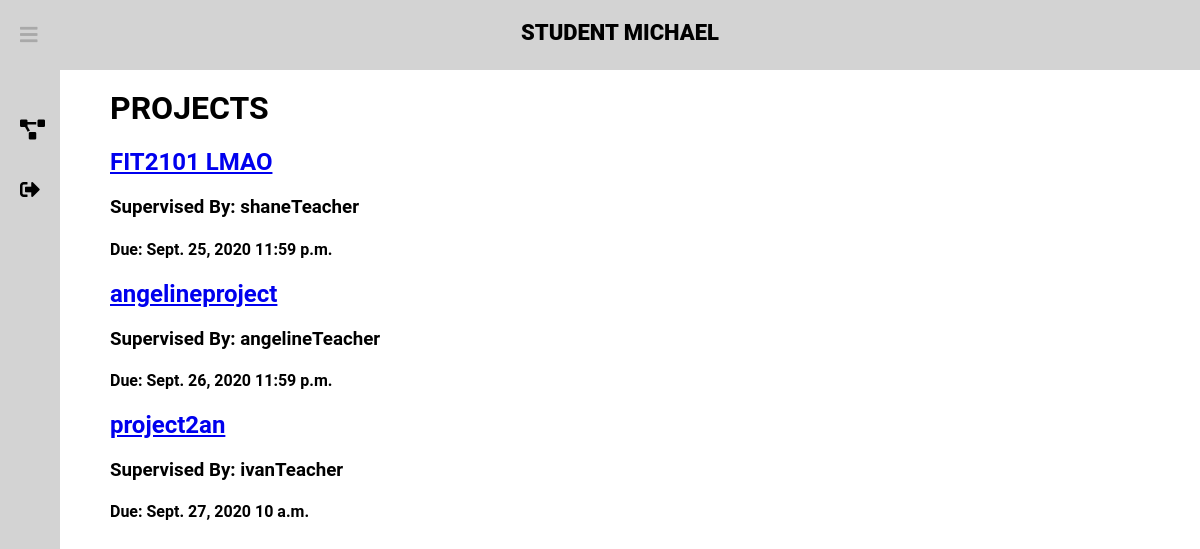
The app's page /dashboard/ (signed in) with its own data.
### projects/models.py (models this page shows, shortened)
class Project(models.Model):
    title = models.CharField(max_length=100)
    due_date = models.DateField()
    due_time = models.TimeField()
    supervisor = models.ForeignKey(User, default=None, on_delete=models.SET_DEFAULT)
    class Meta:
        constraints = [models.UniqueConstraint(fields=['title', 'supervisor'], name="unique title")]
        verbose_name = "Project"

### projects/views.py (the view)
# urls.py: path('dashboard/', project_views.dashboard, name='dashboard'),
@login_required(login_url="/signin")
def dashboard(response):
    if response.user.is_staff:
        projects = Project.objects.filter(supervisor=response.user).order_by('due_date')
        template = "teacherdashboard.html"
    else:
        projects = []
        projectStudents = ProjectStudents.objects.filter(student=response.user)
        if len(projectStudents) > 0:
            for item in projectStudents:
                projects.append(item.project)
        projects.sort(key=lambda project: project.due_date)
        template = "studentdashboard.html"
    arg = {"FirstName": response.user.first_name.capitalize,
           "FullName": response.user.get_full_name,
           "Projects": projects}
    return render(response, template, arg)

### projects/templates/studentdashboard.html (shortened to what this page needs)
<!DOCTYPE html>
<html lang="en">
{% extends 'newbase.html' %}
{% block content %}
<body>
{% block header %} Student {{ FirstName }} {% endblock %}
<div class="container">
    <h1 id="Temp">PROJECTS</h1>
    {% for project in Projects %}
        <div class="project">
            <h2><a href="/dashboard/project-info/{{project.title}}/">{{ project.title }}</a></h2>
            <h3>Supervised By: {{ project.supervisor }}</h3>
            <h4>Due: {{ project.due_date }} {{ project.due_time }}</h4>
        </div>
    {% endfor %}
</div>
</body>
{% endblock %}

### main/templates/newbase.html (shortened to what this page needs)
<!DOCTYPE html>
<html lang="en">
<head>
    <link rel="stylesheet" href="https://cdnjs.cloudflare.com/ajax/libs/font-awesome/5.14.0/css/all.min.css">
</head>
<body>
    <header>
        <label for="check">
            <i class="fas fa-bars" id="sidebar_btn"></i>
        </label>
        <div class="center">
            <h3 style="text-align: center">{% block header %}{% endblock %}</h3>
        </div>
    </header>
    <div class="sidebar">
        <a href="{% url 'dashboard' %}" id="projects"><i class="fas fa-project-diagram"></i><span>My Projects</span></a>
        <a href="{% url 'signout' %}" id="signout"><i class="fas fa-sign-out-alt"></i><span>Sign Out</span></a>
    </div>
    <div class="content">
        {% block content %}
        {% endblock %}
    </div>
</body>
</html>

### main/templates/newbase.html (style rules this page uses)
body { margin: 0; padding: 0; font-family: Roboto, sans-serif; }
header { position: fixed; background: lightgray; padding: 20px; width: 100%; height: 30px; }
.center h3 { color: black; margin: 0; text-transform: uppercase; font-size: 22px; font-weight: 900; }
.sidebar { background: lightgray; margin-top: 70px; padding-top: 30px; position: fixed; left: 0; width: 250px; height: 100%; transition: 0.5s; transition-property: left; }
.sidebar a { color: black; display: block; width: 100%; line-height: 60px; text-decoration: none; padding-left: 40px; box-sizing: border-box; transition: 0.5s; transition-property: background; }
.sidebar i { padding-right: 10px; }
label #sidebar_btn { z-index: 1; color: darkgray; position: fixed; cursor: pointer; left: 20px; font-size: 20px; margin: 5px 0; transition: 0.5s; transition-property: color; }
#check:checked ~ .sidebar { left: -190px; }
#check:checked ~ .sidebar a { font-size: 20px; margin-left: 170px; width: 80px; }
#check:checked ~ .content { margin-left: -190px; }
.content { margin-left: 0; background: white; transition: 0.5s; transition-property: margin-left; }

### projects/templates/studentdashboard.html (style rules this page uses)
.container { margin-top: 70px; margin-left: 300px; }

### records on screen
Project: title "FIT2101 LMAO", supervisor "shaneTeacher", due_date "Sept. 25, 2020", due_time "11:59 p.m."
Project: title "angelineproject", supervisor "angelineTeacher", due_date "Sept. 26, 2020", due_time "11:59 p.m."
Project: title "project2an", supervisor "ivanTeacher", due_date "Sept. 27, 2020", due_time "10 a.m."

### other values on screen
{{ FirstName }} "MICHAEL"
